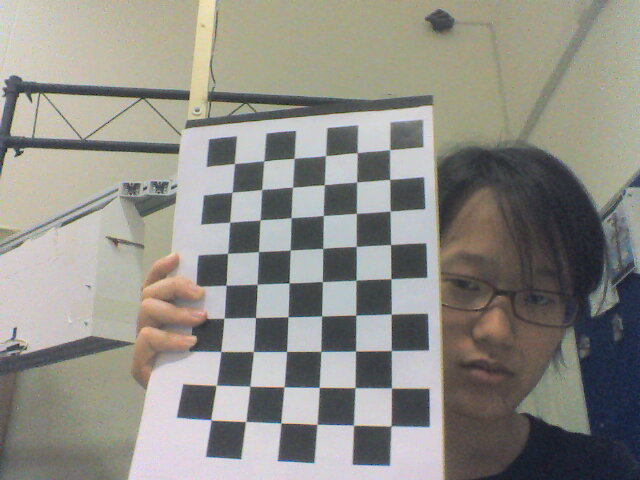
//> input picture img/c0_10.jpg, 640 x 480 px, given in place of the camera
$ ./stereoCalibration   (built with g++ and OpenCV 4, older OpenCV classes emulated)
//> lines starting //> are read from the running program, lines starting //| are printed output that depends on the picture; after the words box and inside, x2 and y2 are one past the last pixel; in counts of white or black regions, pixels touching at a corner belong together
### Global.h
// singleton class
// share the location
#include <opencv2/imgproc/imgproc.hpp>
#include <pthread.h>
#include "StereoView.h"

class Global {

private:

    // eye position from EyeTracking class
    cv::Point *position;
    // depth image generated from StereoView class
    cv::Mat *depthImg;

    // raw image from the camera, default use the cam0
    cv::Mat *rawImg;

    pthread_mutex_t start;
    // eye position from EyeTracking class
    // share with Cube class to compute the dynamic view matrix
    // [7 lines left out: function Global, not called in this run]

    // TODO: delete the space generated by new
public:
    // [16 lines left out: functions getInstance, setPosition, setPosition, not called in this run]

    inline cv::Point getPosition() {
        return *position;
    }

    inline void setRawImg(cv::Mat& raw) {
        *rawImg = raw;
    }

    // TODO: test reference or copyTo ?
    // [11 lines left out: functions setDepthImg, getDepthData, not called in this run]
};

### Cube.h
/*
 * cube class for openGL cube
 * interact to change the camera position
 *
 *
 */
#pragma once

#include <stdio.h>
#include <stdlib.h>

#include <GL/glew.h>

#include <GLFW/glfw3.h>

#include <glm/glm.hpp>
#include <glm/gtc/matrix_transform.hpp>
#include <glm/gtx/rotate_vector.hpp>


class Cube {
private:
    GLFWwindow* window;

    float horizontalAngle = 3.14f;
    float verticalAngle = 0.0f;
    float initialFoV = 45.0f;

public:
    Cube(){};
    int run();
    int setViewMatrix();
};

### StereoView.h
#pragma once

#include <iostream>
#include <string>

#include "opencv2/opencv.hpp"
#include "opencv2/calib3d/calib3d.hpp"

#define CAMERA_NUM 2
#define CAMERA_WIDTH 640
#define CAMERA_HEIGHT 480

class StereoView {
private:
    cv::VideoCapture cameras[CAMERA_NUM];
    cv::StereoBM sbm;

    // calibration parameters for cameras;
    cv::Mat cameraMat[CAMERA_NUM];
    cv::Mat distCoeffMat[CAMERA_NUM];

    int cameraCalibrationSetup();
    int cameraSetup();
    int loadConfiguration();

public:
    // [6 lines left out: function StereoView, not called in this run]
    inline cv::StereoBM getSbm() {
        return sbm;
    }
    void run();
    int showDepthData(cv::Mat& imgLeft, cv::Mat& imgRight);
};

### StereoCalibration.h
#include <iostream>
#include <sstream>
#include <string>
#include <time.h>
#include <stdio.h>
#include <pthread.h>

#include <opencv2/core/core.hpp>
#include <opencv2/imgproc/imgproc.hpp>
#include <opencv2/calib3d/calib3d.hpp>
#include <opencv2/highgui/highgui.hpp>

#ifndef _CRT_SECURE_NO_WARNINGS
# define _CRT_SECURE_NO_WARNINGS
#endif


class StereoCalibration {

private:
    int mode; // detection mode

public:
    StereoCalibration(){};
    int setup(int cameraNo);
};

### stereoCalibration.cpp
/*
 * camera calibration
 * reference: opencv sample code
 * opencv-2.4.9/samples/cpp/tutorial_code/calib3d/
 * camera_calibration/camera_calibration.cpp
 * add: reference stereo_calibrate.cpp
 * calibrate customed stereo camera
 */

#include "StereoCalibration.h"
#include "StereoView.h"

using namespace cv;
using namespace std;

enum {DETECTION = 0, CAPTURING = 1, CALIBRATED = 2};

class Settings {
public:
    Settings(): goodInput(false) {}
    enum InputType {INVALID, CAMERA, VIDEO_FILE, IMAGE_LIST};

    // [17 lines left out: function write, not called in this run]

    void read(const FileNode& node) {       //Read serialization for this class
        node["BoardSize_Width" ] >> boardSize.width;
        node["BoardSize_Height"] >> boardSize.height;
        node["Square_Size"]  >> squareSize;
        node["Calibrate_NrOfFrameToUse"] >> nrFrames;
        node["Calibrate_FixAspectRatio"] >> aspectRatio;
        node["Write_DetectedFeaturePoints"] >> bwritePoints;
        node["Write_extrinsicParameters"] >> bwriteExtrinsics;
        node["Write_outputFileName"] >> outputFileName;
        node["Calibrate_AssumeZeroTangentialDistortion"] >> calibZeroTangentDist;
        node["Calibrate_FixPrincipalPointAtTheCenter"] >> calibFixPrincipalPoint;
        node["Input_FlipAroundHorizontalAxis"] >> flipVertical;
        node["Show_UndistortedImage"] >> showUndistorsed;
        node["Input"] >> input;
        node["Input_Delay"] >> delay;
        interpret();
    }

    void interpret() {
        goodInput = true;
        if (boardSize.width <= 0 || boardSize.height <= 0) {
            cerr << "Invalid Board size: " << boardSize.width << " "
                 << boardSize.height << endl;
            goodInput = false;
        }
        if (squareSize <= 10e-6) {
            cerr << "Invalid square size " << squareSize << endl;
            goodInput = false;
        }
        if (nrFrames <= 0) {
            cerr << "Invalid number of frames " << nrFrames << endl;
            goodInput = false;
        }

        // default input camera
        if (input.empty()) {      // Check for valid input
            inputType = INVALID;
        } else {
            inputType = CAMERA;
            if (inputType == CAMERA) {
                // open the camera specified in the configuration file
                // TODO: testing for 1, 2, two stereoCamera, maybe need to change!!
                inputCapture[0].open(1);
                inputCapture[1].open(2);

            }
        }
        if (inputType == INVALID) {
            cerr << "Input is invalid here" << input;
            goodInput = false;
        }
        flag = 0;
        if(calibFixPrincipalPoint) flag |= CV_CALIB_FIX_PRINCIPAL_POINT;
        if(calibZeroTangentDist)   flag |= CV_CALIB_ZERO_TANGENT_DIST;
        if(aspectRatio)            flag |= CV_CALIB_FIX_ASPECT_RATIO;
        atImageList = 0;
    }

    Mat nextImage(int cameraID) {
        Mat result;
        if (inputCapture[cameraID].isOpened()) {
            Mat view0;
            inputCapture[cameraID] >> view0;
            view0.copyTo(result);
        }
        return result;
    }

// default pattern: CHESSBOARD
public:
    Size boardSize;
    float squareSize;
    int nrFrames;
    float aspectRatio;
    int delay;                 // In case of a video input
    bool bwritePoints;         //  Write detected feature points
    bool bwriteExtrinsics;     // Write extrinsic parameters
    bool calibZeroTangentDist; // Assume zero tangential distortion
    bool calibFixPrincipalPoint;// Fix the principal point at the center
    bool flipVertical;         // Flip the captured images around the horizontal axis
    string outputFileName;      // The name of the file where to write
    bool showUndistorsed;       // Show undistorted images after calibration
    string input;
    int cameraID; // default 1, 2
    vector<string> imageList;
    int atImageList;
    VideoCapture inputCapture[2]; // for stereoCamera
    InputType inputType;
    bool goodInput;
    int flag;
private:
    string patternToUse;
};


static void read(const FileNode& node, Settings& x,
                 const Settings& default_value = Settings()) {
    if(node.empty())
        x = default_value;
    else
        x.read(node);
}


// CALIBRATION QUALITY CHECK
// because the output fundamental matrix implicitly
// includes all the output information,
// we can check the quality of calibration using the
// epipolar geometry constraint: m2^t*F*m1=0
// [131 lines left out: functions checkErrors, runStereoCalibration, runCalibrationAndSave, not called in this run]

void display(Mat& view, int mode, Settings& s, bool blinkOutput,
             string windowName, vector< vector<Point2f> > imagePoints) {
    const Scalar RED(0, 0, 255), GREEN(0, 255, 0);
    // Output Text
    string msg = (mode == CAPTURING) ? "100/100":
        mode == CALIBRATED ? "Calibrated" : "Press 'g' to start";
    int baseLine = 0;
    Size textSize = getTextSize(msg, 1, 1, 1, &baseLine);
    Point textOrigin(view.cols - 2 * textSize.width - 10,
                     view.rows - 2 * baseLine - 10);
    if (mode == CAPTURING) {
        if(s.showUndistorsed)
            msg = format("%d/%d Undist", (int)imagePoints.size(),
                         s.nrFrames);
        else
            msg = format("%d/%d", (int)imagePoints.size(), s.nrFrames);
    }
    putText(view, msg, textOrigin, 1, 1, mode == CALIBRATED? GREEN : RED);

    if( blinkOutput )
        bitwise_not(view, view);

    cv::imshow(windowName, view);
}


// calibrate for camera 0 and 1
int StereoCalibration::setup(int cameraNo) {
    Settings s;
    // default configuration file for camera use
    const string inputSettingsFile = "res/default.xml";

    string windowName = "Camera";
    string indexStr = std::to_string(cameraNo);
    windowName += indexStr;

    FileStorage fs(inputSettingsFile, FileStorage::READ);
    if (!fs.isOpened()) {
        cout << "Could not open the configuration file: \""
             << inputSettingsFile
             << "\"" << endl;
    }
    fs["Settings"] >> s;
    fs.release();


    std::cout << "configuration files read" << std::endl;


    // set up camera id
    s.cameraID = cameraNo;
    // set up output file name
    s.outputFileName = windowName + "config.xml";

    s.interpret();

    if (!s.goodInput) {
        cout << "Invalid input detected. Application stopping." << endl;
        return -1;
    }

    vector< vector<Point2f> > imagePoints[2];
    Mat cameraMatrix, distCoeffs;
    Size imageSize;

    mode = s.inputType == Settings::IMAGE_LIST? CAPTURING : DETECTION;

    clock_t prevTimestamp = 0;
    const char ESC_KEY = 27;

    for (int i = 0; ; i++) {
        Mat view[2];
        bool blinkOutput = false;

        // get the view from the opened inputCapture
        view[0] = s.nextImage(0);
        view[1] = s.nextImage(1);

        if (mode == CAPTURING && imagePoints[0].size() >= (unsigned)s.nrFrames) {
            cout << "first run calibration and save" << endl;
            if (runCalibrationAndSave(s, imageSize, cameraMatrix, distCoeffs,
                                      imagePoints)) {
                mode = CALIBRATED;
            } else {
                mode = DETECTION;
            }
        }

        imageSize = view[0].size();

        if (s.flipVertical) {
            flip(view[0], view[0], 0);
        }

        vector<Point2f> pointBuf[2];
        bool found[2];

        for (int i = 0; i < 2; i++) {
            found[i] = findChessboardCorners(view[i], s.boardSize, pointBuf[i],
                                             CV_CALIB_CB_ADAPTIVE_THRESH
                                             | CV_CALIB_CB_FAST_CHECK
                                             | CV_CALIB_CB_NORMALIZE_IMAGE);
        }

// pattern: chessboard
        if (found[0] && found[1]) {
            cout << "both found" << endl;

            Mat viewGray[2];

            for (int i = 0; i < 2; i++) {
                cvtColor(view[i], viewGray[i], COLOR_BGR2GRAY);
                cornerSubPix(viewGray[i], pointBuf[i], Size(11,11),
                             Size(-1,-1),
                             TermCriteria( CV_TERMCRIT_EPS+CV_TERMCRIT_ITER,
                                           30, 0.1));
            }

            // TODO: change the delay
            // for camera only
            if(mode == CAPTURING &&
               (!s.inputCapture[0].isOpened()
                || clock() - prevTimestamp > s.delay * 1e-3 * CLOCKS_PER_SEC)) {

                // push back the pointBuf[0] into the vector
                imagePoints[0].push_back(pointBuf[0]);
                imagePoints[1].push_back(pointBuf[1]);

                prevTimestamp = clock();
                // TODO: blinkOutput
                blinkOutput = s.inputCapture[0].isOpened();
            }
            drawChessboardCorners(view[0], s.boardSize, Mat(pointBuf[0]), found[0]);
            drawChessboardCorners(view[1], s.boardSize, Mat(pointBuf[1]), found[1]);
        }

        display(view[0], mode, s, blinkOutput,"Camera0", imagePoints[0]);
        display(view[1], mode, s, blinkOutput, "Camera1", imagePoints[1]);

        // key detection to end the program
        char key = (char)waitKey(s.inputCapture[0].isOpened() ? 50 : s.delay);

        if (key == ESC_KEY || key == 'q' || key == 'Q') {
            break;
        }
        if (key == 'u' && mode == CALIBRATED) {
            s.showUndistorsed = !s.showUndistorsed;
        }
        if (s.inputCapture[0].isOpened() && key == 'g') {
            mode = CAPTURING;
            imagePoints[0].clear();
            imagePoints[1].clear();
        }
    }
    return 0;
}

// for unit testing
int main() {
    for (int i = 0; i < CAMERA_NUM; i++) {
        std::string windowName("Camera");
        windowName += std::to_string(i);
        cv::namedWindow(windowName, CV_WINDOW_AUTOSIZE);
        cv::moveWindow(windowName, CAMERA_WIDTH * i, 0);
    }
    StereoCalibration test;
    test.setup(0);
//> in nextImage, view0 is the input picture: 480 rows x 640 cols, CV_8UC3; mean B, G, R 134, 140.7, 142.2
//> in setup, `imageSize = view[0].size();`: imageSize = Size(640, 480)
//> in display, `putText(view, msg, textOrigin, 1, 1, mode == CALIBRATED? GREEN : RED);`:
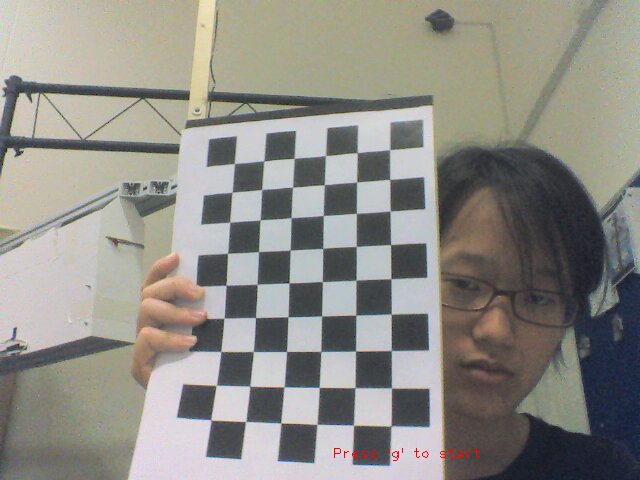
//> view: 480 rows x 640 cols, CV_8UC3; 0.08% of pixels changed, all inside (x1, y1, x2, y2) = (334, 448, 480, 461)
//> in setup, `display(view[0], mode, s, blinkOutput,"Camera0", imagePoints[0]);`: imagePoints = 2 items
//> the key 'u' is pressed
//> the key 'g' is pressed
//> in display (call 5), `putText(view, msg, textOrigin, 1, 1, mode == CALIBRATED? GREEN : RED);`: view: 480 rows x 640 cols, CV_8UC3; 69 pixels changed, all inside (x1, y1, x2, y2) = (490, 447, 527, 460)
//> the 'q' key is pressed
    return 0;
}

$ run again, on img/c0_3.jpg
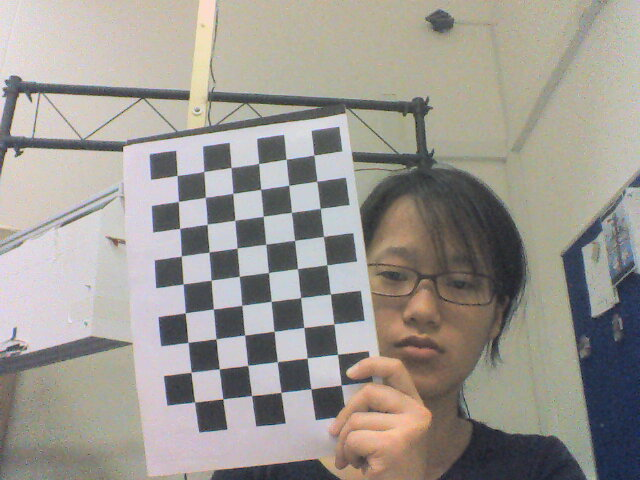
//> input picture img/c0_3.jpg, 640 x 480 px, given in place of the camera
//> in nextImage, view0 is the input picture: 480 rows x 640 cols, CV_8UC3; mean B, G, R 145.5, 151.6, 155.9
//> imageSize = Size(640, 480)
//> in display, `putText(view, msg, textOrigin, 1, 1, mode == CALIBRATED? GREEN : RED);`:
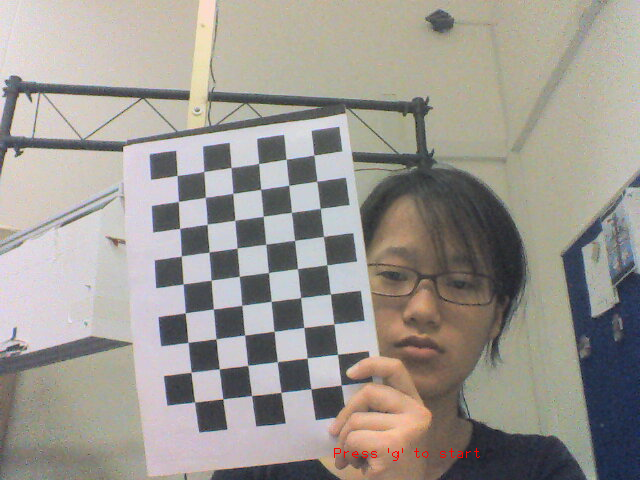
//> view: 480 rows x 640 cols, CV_8UC3; 0.08% of pixels changed, all inside (x1, y1, x2, y2) = (334, 448, 480, 461)
//> imagePoints = 2 items
//> view: 480 rows x 640 cols, CV_8UC3; 69 pixels changed, all inside (x1, y1, x2, y2) = (490, 447, 527, 460)

$ run again, on img/c0_4.jpg
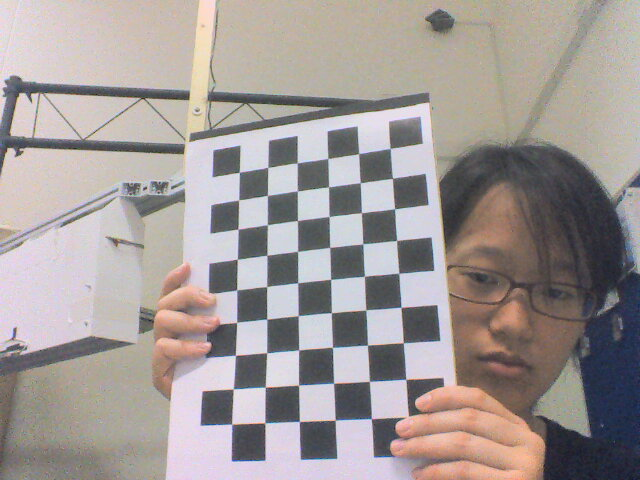
//> input picture img/c0_4.jpg, 640 x 480 px, given in place of the camera
//> in nextImage, view0 is the input picture: 480 rows x 640 cols, CV_8UC3; mean B, G, R 151.1, 153.1, 161
//> imageSize = Size(640, 480)
//> in display, `putText(view, msg, textOrigin, 1, 1, mode == CALIBRATED? GREEN : RED);`:
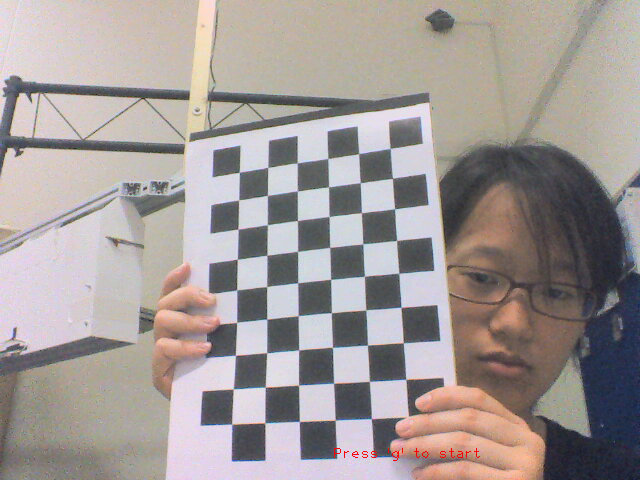
//> view: 480 rows x 640 cols, CV_8UC3; 0.08% of pixels changed, all inside (x1, y1, x2, y2) = (334, 448, 480, 461)
//> imagePoints = 2 items
//> view: 480 rows x 640 cols, CV_8UC3; 69 pixels changed, all inside (x1, y1, x2, y2) = (490, 447, 527, 460)

$ run again, on img/c0_5.jpg
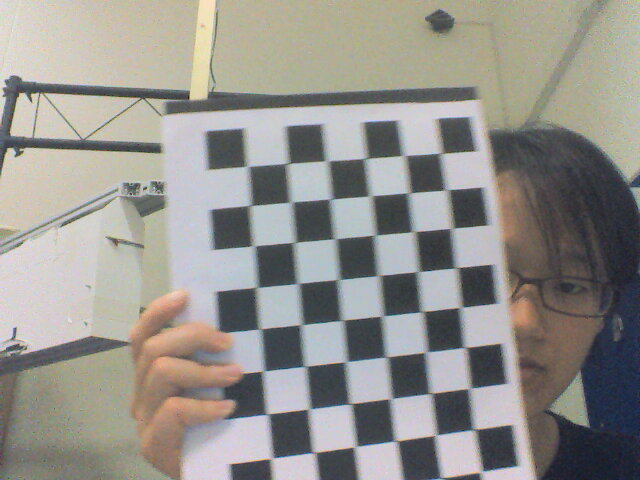
//> input picture img/c0_5.jpg, 640 x 480 px, given in place of the camera
//> in nextImage, view0 is the input picture: 480 rows x 640 cols, CV_8UC3; mean B, G, R 140.7, 145.9, 148.1
//> imageSize = Size(640, 480)
//> in display, `putText(view, msg, textOrigin, 1, 1, mode == CALIBRATED? GREEN : RED);`:
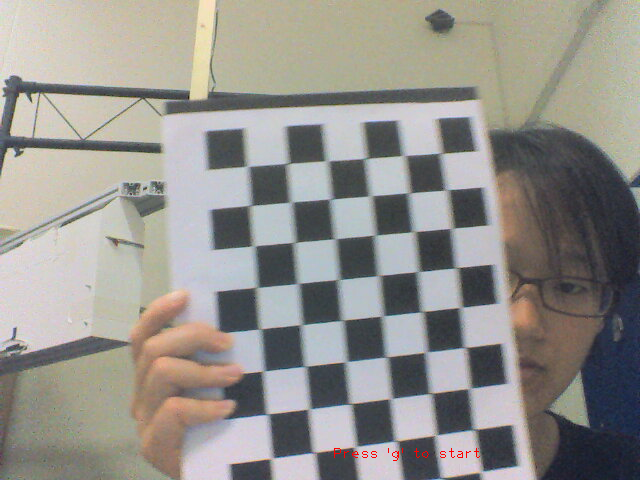
//> view: 480 rows x 640 cols, CV_8UC3; 0.08% of pixels changed, all inside (x1, y1, x2, y2) = (334, 448, 480, 461)
//> imagePoints = 2 items
//> view: 480 rows x 640 cols, CV_8UC3; 69 pixels changed, all inside (x1, y1, x2, y2) = (490, 447, 527, 460)
